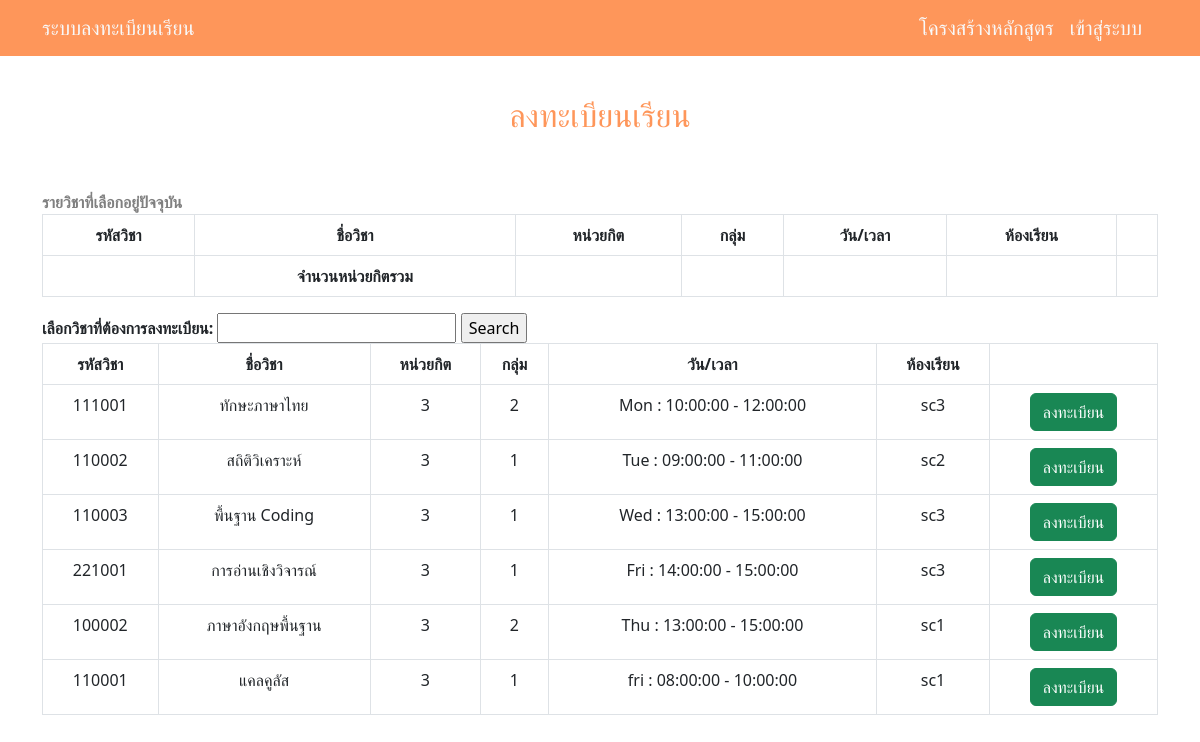
The page /enroll.php on the database its author committed.
### tables this page shows
CREATE TABLE `cou_date_time` (
  `cdt_id` int(30) NOT NULL,
  `cou_id` varchar(6) DEFAULT NULL,
  `cdt_date` varchar(30) NOT NULL,
  `cdt_startTime` time NOT NULL,
  `cdt_endTime` time NOT NULL
);

CREATE TABLE `course` (
  `cou_id` varchar(6) NOT NULL,
  `cou_name` varchar(30) NOT NULL,
  `cou_credit` int(1) NOT NULL,
  `cou_num_of_group` int(20) NOT NULL,
  `cou_num_of_student` int(10) NOT NULL,
  `cou_building` varchar(30) NOT NULL,
  `sche_Emp_id` varchar(8) DEFAULT NULL
);

### enroll.php (the view, shortened to what this page needs)
<!DOCTYPE html>
<html lang="en">
<?php include "navbar.php"; ?>
<head>
    <link href="https://cdn.jsdelivr.net/npm/bootstrap@5.3.0-alpha1/dist/css/bootstrap.min.css" rel="stylesheet"
>
</head>
<body>
    <div class="container mt-5">
        <h2 class="text-center py-5"  style="color: #fe965a;">ลงทะเบียนเรียน</h2>
        <div style="color:grey;" >
            <span class="fw-bold">รายวิชาที่เลือกอยู่ปัจจุบัน</span>
        </div>
        <div class="bd-example">
            <table id="regisTable" class="table table-bordered text-center">
                <thead>
              <tr class="text-white" style="background-color: #fe965a;">
                <th scope="col">รหัสวิชา</th>
                <th scope="col">ชื่อวิชา</th>
                <th scope="col">หน่วยกิต</th>
                <th scope="col">กลุ่ม</th>
                <th scope="col">วัน/เวลา</th>
                <th scope="col">ห้องเรียน</th>
                <th scope="col"></th>
              </tr>
            </thead>
            <tbody>
              <?php
                $ID = $_SESSION['user_id'];
                $sql = "SELECT * FROM registra
                INNER JOIN course ON
                registra.cou_id = course.cou_id
                INNER JOIN cou_date_time ON registra.cou_id = cou_date_time.cou_id
                WHERE registra.user_id = '$ID'" ;
              ?>
              <tr class="text" style="background-color: #ffd3ba;">
                <th scope="col"></th>
                <th scope="col">จำนวนหน่วยกิตรวม</th>
                <th scope="col">
                </th>
                <th scope="col"></th>
                <th scope="col"></th>
                <th scope="col"></th>
                <th scope="col"></th>
              </tr>
            </tbody>
            </table>
          </div>
<form method="POST" action="">
  <label class="fw-bold">เลือกวิชาที่ต้องการลงทะเบียน:</label>
  <input type="text" name="search_value" >
  <input type="submit" name="search" value="Search">
</form>
<div class="bd-example">
  <table name=""class="table table-bordered text-center">
    <thead>
      <tr class="text-white" style="background-color: #fe965a;">
        <th scope="col">รหัสวิชา</th>
        <th scope="col">ชื่อวิชา</th>
        <th scope="col">หน่วยกิต</th>
        <th scope="col">กลุ่ม</th>
        <th scope="col">วัน/เวลา</th>
        <th scope="col">ห้องเรียน</th>
        <th scope="col"></th>
      </tr>
    </thead>
    <tbody>
      <?php
        include "conn.php";
        if(isset($_POST['search'])) {
          $search_value = $_POST['search_value'];
        if(empty($search_value)) {
          $sql = "SELECT * FROM course
          INNER JOIN cou_date_time ON course.cou_id = cou_date_time.cou_id";
          } else {
          $sql = "SELECT * FROM course
            INNER JOIN cou_date_time ON course.cou_id = cou_date_time.cou_id
            WHERE course.cou_id LIKE '%$search_value%' OR course.cou_name LIKE '%$search_value%'";
          }
        $result = $conn->query($sql);
        $sql = "SELECT * FROM course
                  INNER JOIN cou_date_time ON course.cou_id = cou_date_time.cou_id
                  WHERE course.cou_id LIKE '%$search_value%' OR course.cou_name LIKE '%$search_value%'";
        $result = $conn->query($sql);
          if ($result->num_rows > 0) {
            while($row = $result->fetch_assoc()) {
              echo "<tr>";
              echo "<td>".$row['cou_id']."</td>";
              echo "<td>".$row['cou_name']."</td>";
              echo "<td>".$row['cou_credit']."</td>";
              echo "<td>".$row['cou_num_of_group']."</td>";
              echo "<td>".$row['cdt_date'].' : '.$row['cdt_startTime'].' - '.$row['cdt_endTime']."</td>";
              echo "<td>".$row['cou_building']."</td>";
              echo '<td><a href="JavaScript:if(confirm(\'ยืนยันลงทะเบียน?\')==true){window.location=\'enroll_save.php?couID='.$row['cou_id'].'\';}" class="btn btn-success">ลงทะเบียน</a></td>';
              echo "</tr>";
            }
          } else {
            echo "<tr><td colspan='7'>ไม่พบข้อมูล</td></tr>";
          }
        } else {
          $sql = "SELECT * FROM course
                  INNER JOIN cou_date_time ON course.cou_id = cou_date_time.cou_id";
          $result = $conn->query($sql);
          if ($result->num_rows > 0) {
            while($row = $result->fetch_assoc()) {
              echo "<tr>";
              echo "<td>".$row['cou_id']."</td>";
              echo "<td>".$row['cou_name']."</td>";
              echo "<td>".$row['cou_credit']."</td>";
              echo "<td>".$row['cou_num_of_group']."</td>";
              echo "<td>".$row['cdt_date'].' : '.$row['cdt_startTime'].' - '.$row['cdt_endTime']."</td>";
              echo "<td>".$row['cou_building']."</td>";
              echo '<td><a href="JavaScript:if(confirm(\'ยืนยันลงทะเบียน?\')==true){window.location=\'enroll_save.php?couID='.$row['cou_id'].'\';}" class="btn btn-success">ลงทะเบียน</a></td>';
              echo "</tr>";
            }
          } else {
            echo "<tr><td colspan='7'>ไม่พบข้อมูล</td></tr>";
          }
        }
            ?>
        </tbody>
    </table>
</div>
        </div>
</body>
</html>

### rows shown on the page
cou_date_time: cou "111001", cou.cou_name "ทักษะภาษาไทย", cou.cou_credit "3", cou.cou_num_of_group "2", cdt_date "Mon", cdt_startTime "10:00:00", cdt_endTime "12:00:00", cou.cou_building "sc3"
cou_date_time: cou "110002", cou.cou_name "สถิติวิเคราะห์", cou.cou_credit "3", cou.cou_num_of_group "1", cdt_date "Tue", cdt_startTime "09:00:00", cdt_endTime "11:00:00", cou.cou_building "sc2"
cou_date_time: cou "110003", cou.cou_name "พื้นฐาน Coding", cou.cou_credit "3", cou.cou_num_of_group "1", cdt_date "Wed", cdt_startTime "13:00:00", cdt_endTime "15:00:00", cou.cou_building "sc3"
cou_date_time: cou "221001", cou.cou_name "การอ่านเชิงวิจารณ์", cou.cou_credit "3", cou.cou_num_of_group "1", cdt_date "Fri", cdt_startTime "14:00:00", cdt_endTime "15:00:00", cou.cou_building "sc3"
cou_date_time: cou "100002", cou.cou_name "ภาษาอังกฤษพื้นฐาน", cou.cou_credit "3", cou.cou_num_of_group "2", cdt_date "Thu", cdt_startTime "13:00:00", cdt_endTime "15:00:00", cou.cou_building "sc1"
cou_date_time: cou "110001", cou.cou_name "แคลคูลัส", cou.cou_credit "3", cou.cou_num_of_group "1", cdt_date "fri", cdt_startTime "08:00:00", cdt_endTime "10:00:00", cou.cou_building "sc1"
